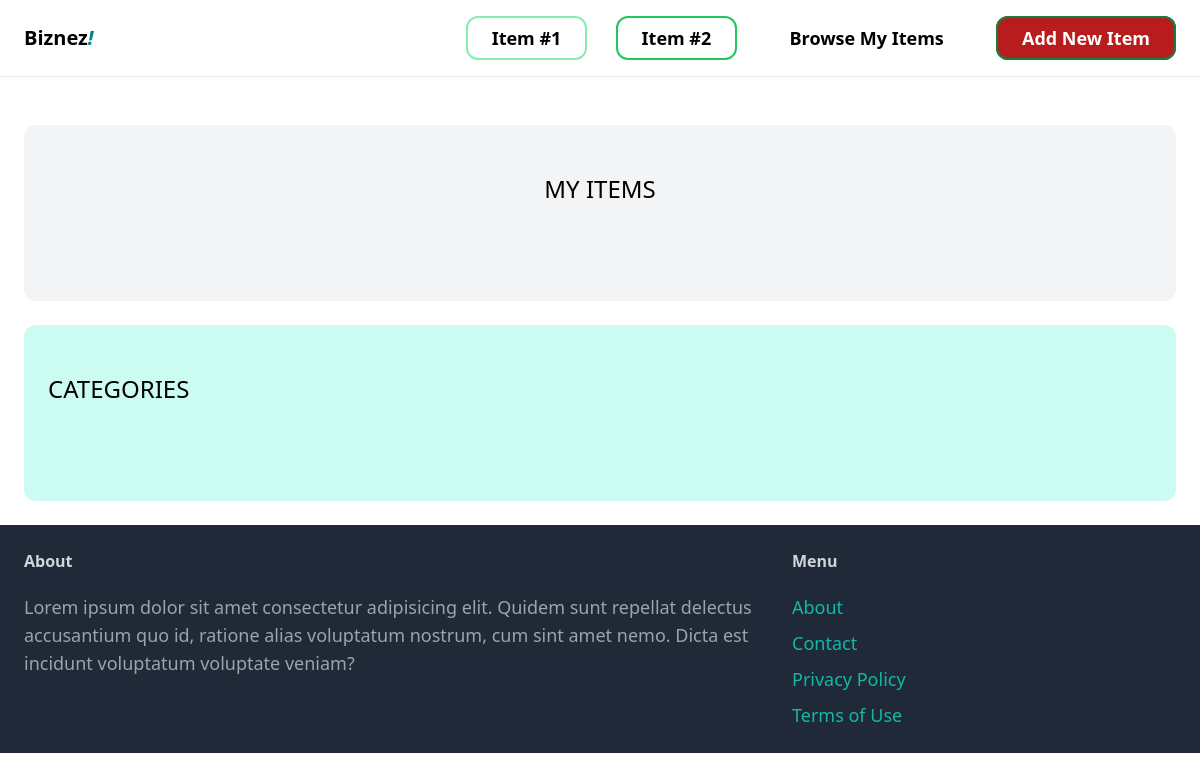
Page /dashboard/ (signed in) on the earlier database version.
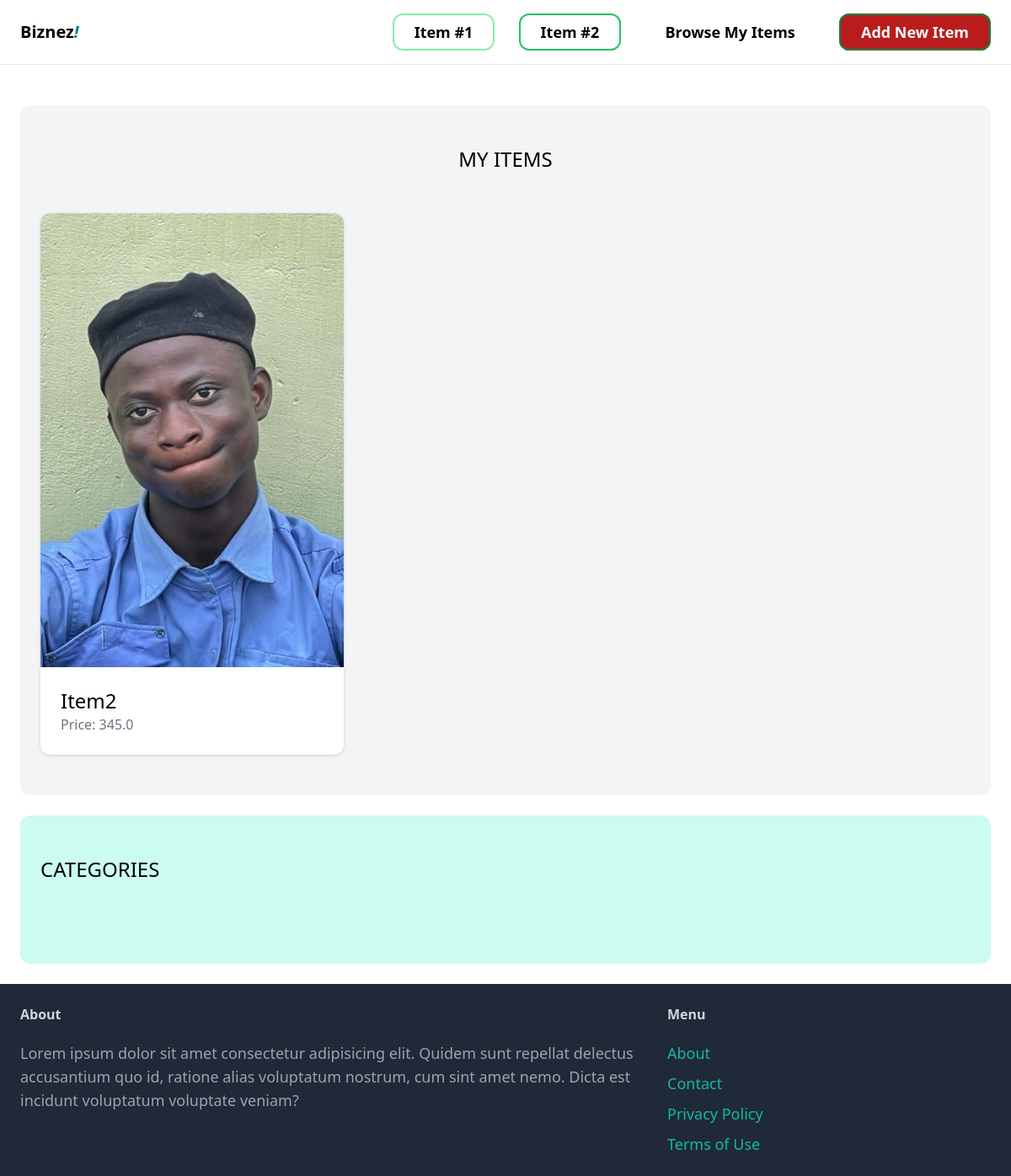
Same page on the later database version.
### item/models.py (models this page shows, shortened)
class Item(models.Model):
    category = models.ForeignKey(Category, related_name='items', on_delete=models.CASCADE)
    name = models.CharField(max_length=255)
    description = models.TextField(blank=True, null=True)
    price = models.FloatField()
    image = models.ImageField(upload_to='items_images', blank=True, null=True)
    is_sold = models.BooleanField(default=False)
    created_by = models.ForeignKey(User, related_name='items', on_delete=models.CASCADE)
    created_at = models.DateTimeField(auto_now_add=True)

### dashboard/views.py (the view)
# urls.py: path('', views.index, name='index'),
@login_required
def index(request):
    items = Item.objects.filter(created_by=request.user)
    return render(request, 'dashboard/index.html', {
        'items':items
    })

### dashboard/templates/dashboard/index.html (shortened to what this page needs)
{% extends 'core/base.html' %}
{% block content %}
<div class="mt-6 px-6 py-12 bg-gray-100 rounded-xl">
    <h2 class="mb-12 text-2xl text-center hover:text-teal-700 uderline hover:shadow-xl uppercase">My items</h2>
    <div class="grid grid-cols-3 gap-3">
        {% for item in items  %}
        <div class="drop-shadow hover:shadow-xl">
            <a href="{% url 'item:detail' item.id %}">
                <div>
                    <img src="{{ item.image.url }}" alt=" {{ item.name }}" class="rounded-t-xl">
                </div>
                <div class="p-6 bg-white rounded-b-xl">
                    <h2 class='text-2xl'>{{ item.name }}</h2>
                    <p class="text-gray-500">Price: {{ item.price }}</p>
                </div>
            </a>
        </div>
        {% endfor %}
    </div>
</div>
<div class="mt-6 px-6 py-12 bg-teal-100 rounded-xl">
    <h2 class="mb-12 text-2xl text-left uppercase hover:text-teal-700 uderline">Categories</h2>
</div>
{% endblock %}

Differences in the rows shown:
added Item: image (picture), name "Item2", price "345.0"
